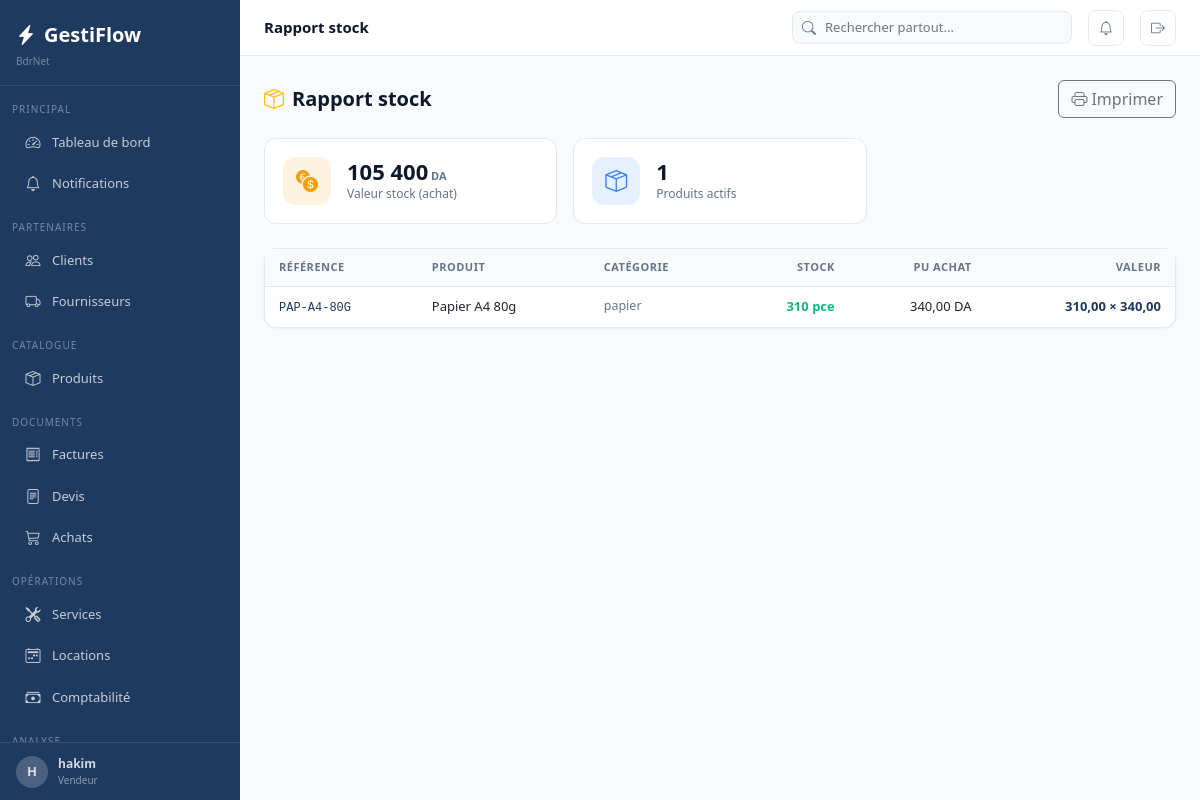
Page /rapports/stock/ (signed in) on the committed database.
### apps/core/models.py (models this page shows, shortened)
class Parametre(models.Model):
    cle         = models.CharField(max_length=100, unique=True)
    valeur      = models.TextField(blank=True)
    description = models.CharField(max_length=200, blank=True)
    class Meta:
        verbose_name        = "Parametre"
        verbose_name_plural = "Parametres"
    @classmethod
    def get(cls, cle, defaut=''):
        try:
            return cls.objects.get(cle=cle).valeur
        except cls.DoesNotExist:
            return defaut

### apps/authentication/models.py (models this page shows, shortened)
class Utilisateur(AbstractUser):
    class Role(models.TextChoices):
        ADMIN       = 'admin',       'Administrateur'
        MANAGER     = 'manager',     'Manager'
        VENDEUR     = 'vendeur',     'Vendeur'
        TECHNICIEN  = 'technicien',  'Technicien'
        COMPTABLE   = 'comptable',   'Comptable'
        CAISSIER    = 'caissier',    'Caissier'
    role            = models.CharField(max_length=20, choices=Role.choices, default=Role.VENDEUR)
    telephone       = models.CharField(max_length=20, blank=True)
    actif           = models.BooleanField(default=True)
    derniere_activite = models.DateTimeField(null=True, blank=True)
    photo           = models.ImageField(upload_to='utilisateurs/', null=True, blank=True)
    class Meta:
        verbose_name        = "Utilisateur"
        verbose_name_plural = "Utilisateurs"
    @property
    def est_admin(self):
        return self.role == self.Role.ADMIN or self.is_superuser

### apps/produits/models.py (models this page shows, shortened)
class Produit(TimestampedModel, SoftDeleteModel):
    class Unite(models.TextChoices):
        PIECE   = 'pce',    'Piece'
        KG      = 'kg',     'Kilogramme'
        LITRE   = 'l',      'Litre'
        METRE   = 'm',      'Metre'
        BOITE   = 'boite',  'Boite'
        CARTON  = 'carton', 'Carton'
        FORFAIT = 'forfait','Forfait'
    reference       = models.CharField(max_length=50, unique=True, blank=True)
    nom             = models.CharField(max_length=200)
    description     = models.TextField(blank=True)
    categorie       = models.ForeignKey(Categorie, on_delete=models.SET_NULL, null=True, blank=True, related_name='produits')
    fournisseur     = models.ForeignKey('fournisseurs.Fournisseur', on_delete=models.SET_NULL, null=True, blank=True, related_name='produits')
    code_barre      = models.CharField(max_length=50, blank=True)
    image           = models.ImageField(upload_to='produits/', null=True, blank=True)
    prix_achat      = models.DecimalField(max_digits=12, decimal_places=2, default=0)
    prix_vente      = models.DecimalField(max_digits=12, decimal_places=2, default=0)
    prix_location   = models.DecimalField(max_digits=12, decimal_places=2, default=0)
    tva             = models.DecimalField(max_digits=5,  decimal_places=2, default=19)
    unite           = models.CharField(max_length=10, choices=Unite.choices, default=Unite.PIECE)
    quantite_stock  = models.DecimalField(max_digits=12, decimal_places=2, default=0)
    seuil_alerte    = models.DecimalField(max_digits=12, decimal_places=2, default=5)
    actif           = models.BooleanField(default=True)
    peut_vendre     = models.BooleanField(default=True)
    peut_louer      = models.BooleanField(default=False)
    class Meta:
        verbose_name        = "Produit"
        verbose_name_plural = "Produits"
        ordering            = ['nom']
    @property
    def en_alerte(self):
        return self.quantite_stock <= self.seuil_alerte

class Categorie(TimestampedModel):
    nom     = models.CharField(max_length=100, unique=True)
    icone   = models.CharField(max_length=50, blank=True, default='bi-tag')
    couleur = models.CharField(max_length=7,  blank=True, default='#3b82f6')
    class Meta:
        verbose_name        = "Categorie"
        verbose_name_plural = "Categories"
        ordering            = ['nom']

### apps/rapports/views.py (the view)
# urls.py: path('stock/',              views.rapport_stock,      name='stock'),
@login_required
def rapport_stock(request):
    from apps.produits.models import Produit
    from django.db.models import F as DBF
    produits = Produit.objects.filter(actif=True, supprime=False).select_related('categorie').order_by('categorie__nom','nom')
    valeur_totale = produits.aggregate(v=Sum(DBF('quantite_stock')*DBF('prix_achat')))['v'] or 0
    return render(request, 'rapports/stock.html', {'produits': produits, 'valeur_totale': valeur_totale})

### templates/rapports/stock.html (shortened to what this page needs)
{% extends 'base.html' %}
{% load humanize %}
{% block topbar_title %}Rapport stock{% endblock %}
{% block content %}
<div class="page-header">
  <h1 class="page-title"><i class="bi bi-box-seam me-2 text-warning"></i>Rapport stock</h1>
  <button onclick="window.print()" class="btn btn-outline-secondary no-print"><i class="bi bi-printer me-1"></i>Imprimer</button>
</div>
<div class="row g-3 mb-4">
  <div class="col-6 col-md-4"><div class="kpi-card"><div class="kpi-icon orange"><i class="bi bi-currency-exchange"></i></div><div><div class="kpi-value">{{ valeur_totale|floatformat:0|intcomma }}<small style="font-size:11px;color:var(--text-secondary);"> DA</small></div><div class="kpi-label">Valeur stock (achat)</div></div></div></div>
  <div class="col-6 col-md-4"><div class="kpi-card"><div class="kpi-icon blue"><i class="bi bi-box-seam"></i></div><div><div class="kpi-value">{{ produits|length }}</div><div class="kpi-label">Produits actifs</div></div></div></div>
</div>
<div class="card"><div style="overflow-x:auto;"><table class="table-modern">
  <thead><tr><th>Référence</th><th>Produit</th><th>Catégorie</th><th class="text-end">Stock</th><th class="text-end">PU Achat</th><th class="text-end">Valeur</th></tr></thead>
  <tbody>{% for p in produits %}<tr>
    <td><code style="font-size:12px;color:var(--primary);">{{ p.reference }}</code></td>
    <td style="font-weight:500;">{{ p.nom }}</td>
    <td style="color:var(--text-secondary);font-size:12.5px;">{{ p.categorie.nom|default:"&mdash;" }}</td>
    <td class="text-end" style="font-weight:700;color:{% if p.quantite_stock == 0 %}#ef4444{% elif p.en_alerte %}#f59e0b{% else %}#10b981{% endif %};">{{ p.quantite_stock|floatformat:"-2" }} {{ p.unite }}</td>
    <td class="text-end">{{ p.prix_achat|floatformat:2|intcomma }} DA</td>
    <td class="text-end" style="font-weight:700;color:var(--primary);">{{ p.quantite_stock|floatformat:2|default:0 }} &times; {{ p.prix_achat|floatformat:2 }}</td>
  </tr>{% empty %}<tr><td colspan="6" class="text-center py-5" style="color:var(--text-secondary);">Aucun produit</td></tr>{% endfor %}</tbody>
</table></div></div>
{% endblock %}

### templates/base.html (shortened to what this page needs)
<!DOCTYPE html>
<html lang="fr">
<head>
<link rel="stylesheet" href="https://cdn.jsdelivr.net/npm/bootstrap@5.3.3/dist/css/bootstrap.min.css">
<link rel="stylesheet" href="https://cdn.jsdelivr.net/npm/bootstrap-icons@1.11.3/font/bootstrap-icons.min.css">
</head>
<body>
{% if user.is_authenticated %}
<nav class="sidebar">
  <div class="sidebar-nav">
    <div class="sidebar-logo">
      <a class="sidebar-logo-text" href="{% url 'dashboard:index' %}"><i class="bi bi-lightning-charge-fill me-2"></i>GestiFlow</a>
      <div style="font-size:10px;color:rgba(255,255,255,.4);margin-top:4px;">{{ ENTREPRISE.NOM_ENTREPRISE }}</div>
    </div>
    <div class="sidebar-section">Principal</div>
    <a href="{% url 'dashboard:index' %}" class="sidebar-item {% if request.resolver_match.app_name == 'dashboard' %}active{% endif %}"><i class="bi bi-speedometer2"></i><span>Tableau de bord</span></a>
    <a href="{% url 'core:notifications' %}" class="sidebar-item"><i class="bi bi-bell" ></i><span>Notifications</span></a>
    <div class="sidebar-section">Partenaires</div>
    <a href="{% url 'clients:liste' %}" class="sidebar-item {% if request.resolver_match.app_name == 'clients' %}active{% endif %}"><i class="bi bi-people"></i><span>Clients</span></a>
    <a href="{% url 'fournisseurs:liste' %}" class="sidebar-item {% if request.resolver_match.app_name == 'fournisseurs' %}active{% endif %}"><i class="bi bi-truck"></i><span>Fournisseurs</span></a>
    <div class="sidebar-section">Catalogue</div>
    <a href="{% url 'produits:liste' %}" class="sidebar-item "><i class="bi bi-box-seam"></i><span>Produits</span></a>
    <div class="sidebar-section">Documents</div>
    <a href="{% url 'ventes:liste' %}" class="sidebar-item {% if request.resolver_match.app_name == 'ventes' %}active{% endif %}"><i class="bi bi-receipt"></i><span>Factures</span></a>
    <a href="{% url 'devis:liste' %}" class="sidebar-item {% if request.resolver_match.app_name == 'devis' %}active{% endif %}"><i class="bi bi-file-text"></i><span>Devis</span></a>
    <a href="{% url 'achats:liste' %}" class="sidebar-item {% if request.resolver_match.app_name == 'achats' %}active{% endif %}"><i class="bi bi-cart3"></i><span>Achats</span></a>
    <div class="sidebar-section">Opérations</div>
    <a href="{% url 'services:liste' %}" class="sidebar-item {% if request.resolver_match.app_name == 'services' %}active{% endif %}"><i class="bi bi-tools"></i><span>Services</span></a>
    <a href="{% url 'locations:liste' %}" class="sidebar-item {% if request.resolver_match.app_name == 'locations' %}active{% endif %}"><i class="bi bi-calendar2-week"></i><span>Locations</span></a>
    <a href="{% url 'comptabilite:historique' %}" class="sidebar-item {% if request.resolver_match.app_name == 'comptabilite' %}active{% endif %}"><i class="bi bi-cash-stack"></i><span>Comptabilité</span></a>
    <div class="sidebar-section">Analyse</div>
  </div>
  <div class="sidebar-footer">
    <a href="{% url 'auth:profil' %}" style="display:flex;align-items:center;gap:10px;text-decoration:none;color:rgba(255,255,255,.8);">
      <div style="width:32px;height:32px;border-radius:50%;background:rgba(255,255,255,.2);display:flex;align-items:center;justify-content:center;font-size:13px;font-weight:700;">{{ user.first_name.0|default:user.username.0|upper }}</div>
      <div><div style="font-size:12px;font-weight:600;">{{ user.get_full_name|default:user.username }}</div><div style="font-size:10px;color:rgba(255,255,255,.5);">{{ user.get_role_display }}</div></div>
    </a>
  </div>
</nav>
<div class="main-content">
<div class="topbar">
  <div class="topbar-title">{% block topbar_title %}{% endblock %}</div>
    <div class="topbar-search" style="position:relative;">
      <i class="bi bi-search"></i>
      <input type="text" id="globalSearch" placeholder="Rechercher partout..." autocomplete="off">
    </div>
    <a href="{% url 'core:notifications' %}" class="topbar-btn" title="Notifications">
      <i class="bi bi-bell{% if notifications_count %}-fill{% endif %}" {% if notifications_count %}style="color:#f59e0b"{% endif %}></i>
    </a>
    <a href="{% url 'auth:deconnexion' %}" class="topbar-btn" title="Déconnexion"><i class="bi bi-box-arrow-right"></i></a>
  </div>
  <div class="content-area">
    {% block content %}{% endblock %}
  </div>
</div>
{% endif %}
</body>
</html>

### rows in the picture
Parametre: NOM_ENTREPRISE "BdrNet"
Utilisateur: first_name.0 "H", get_full_name "hakim", role "Vendeur"
Produit: reference "PAP-A4-80G", nom "Papier A4 80g", categorie.nom "papier", quantite_stock "310", unite "pce", prix_achat "340,00", quantite_stock "310,00"

### other values in the picture
{{ valeur_totale|floatformat:0|intcomma }} "105 400"
{{ produits|length }} "1"
